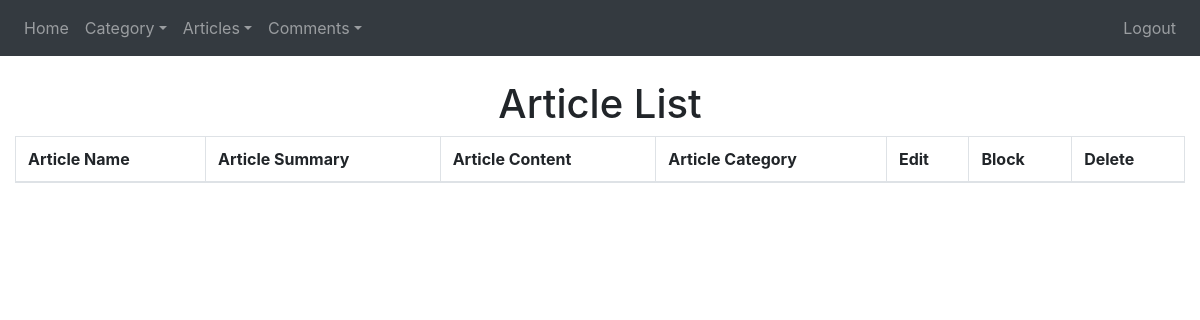
Page /Articleaddons/articlelist.php (signed in) on the earlier database version.
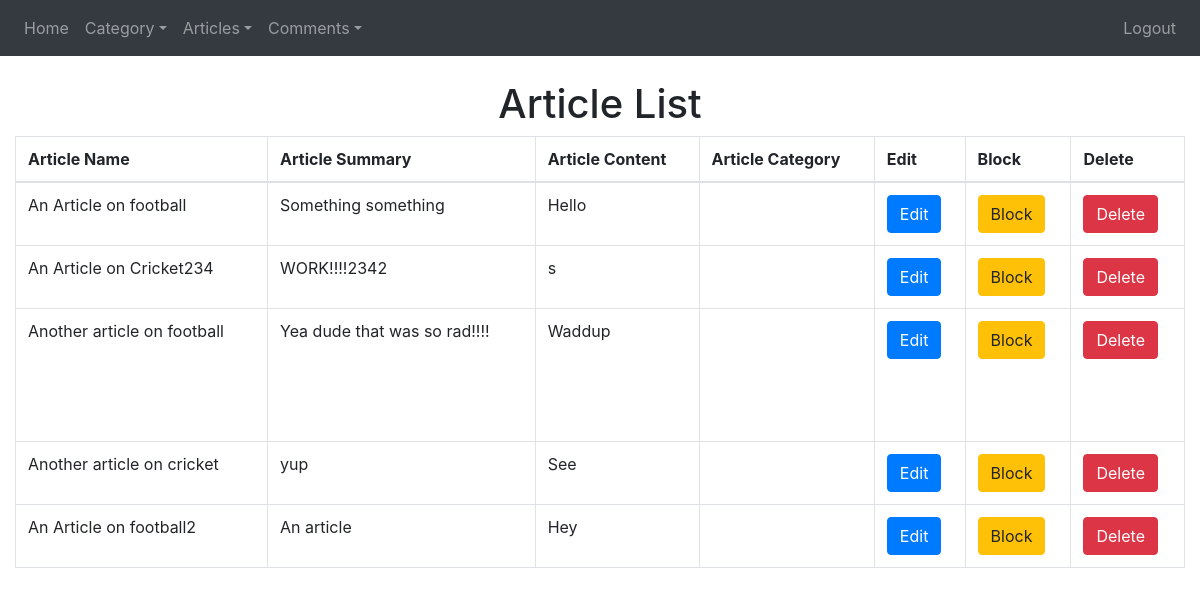
Same page on the later database version.
### tables this page shows
CREATE TABLE `articles` (
  `article_id` int(255) NOT NULL,
  `article_name` varchar(255) NOT NULL,
  `article_summary` varchar(255) NOT NULL,
  `article_content` blob NOT NULL,
  `article_category` int(255) NOT NULL,
  `article_create` datetime NOT NULL,
  `article_image` varchar(255) NOT NULL
);

### Articleaddons/articlelist.php (the view, shortened to what this page needs)
<?php
include '../config.php';
?>
<html>
<head>
 <link rel="stylesheet" href="https://use.fontawesome.com/releases/v5.7.0/css/all.css">
  <link rel="stylesheet" type="text/css" href="https://cdnjs.cloudflare.com/ajax/libs/twitter-bootstrap/4.1.1/css/bootstrap.min.css"/>
<link rel="stylesheet" type="text/css" href="https://cdn.datatables.net/1.10.21/css/dataTables.bootstrap4.min.css"/>
</head>
<body>
<?php include '../navbar3.php'; ?>
<div class='container-fluid'>
<h1>Article List</h1>
<table class="table table-bordered results">
<thead>
      <tr>
        <th>Article Name</th>
        <th>Article Summary</th>
        <th>Article Content</th>
		<th>Article Category</th>
		<th>Edit</th>
		<th>Block</th>
		<th>Delete</th>
      </tr>
    </thead>
<tbody>
<?php
$sql = "SELECT * FROM articles LEFT JOIN category ON article_category = cat_id";
$result = $db->query($sql);
while($row = $result->fetch_assoc())
{
 echo"
 <tr>
<td>$row[article_name]</td>
 <td>$row[article_summary]</td>
  <td>$row[article_content]</td>
  <td>$row[cat_name]</td>
  <td><a href='editarticle.php?id=$row[article_id]'><button class='btn btn-primary' type='submit'>Edit</button></a></td>";
  if($row['article_block'] == 0)
  {
    echo "<td><a href='blockarticle.php?id=$row[article_id]'><button class='btn btn-warning' type='submit'>Block</button></a></td>";
  }
  else
  {
	  echo "<td><a href='blockarticle.php?id=$row[article_id]'><button class='btn btn-warning' type='submit'>Unblock</button></a></td>";
  }
  echo"
  <td><a href='deletearticle.php?id=$row[article_id]'><button class='btn btn-danger' type='submit'>Delete</button></a></td>
  </tr>
  ";
}
?>
</tbody>
</table>
</div>
</body>
</body>
</html>

Differences in the rows shown:
added articles: article_name "An Article on football", article_summary "Something something", article_content "Hello"
added articles: article_name "An Article on Cricket234", article_summary "WORK!!!!2342", article_content "s"
added articles: article_name "Another article on football", article_summary "Yea dude that was so rad!!!!", article_content "Waddup"
added articles: article_name "Another article on cricket", article_summary "yup", article_content "See"
added articles: article_name "An Article on football2", article_summary "An article", article_content "Hey"
